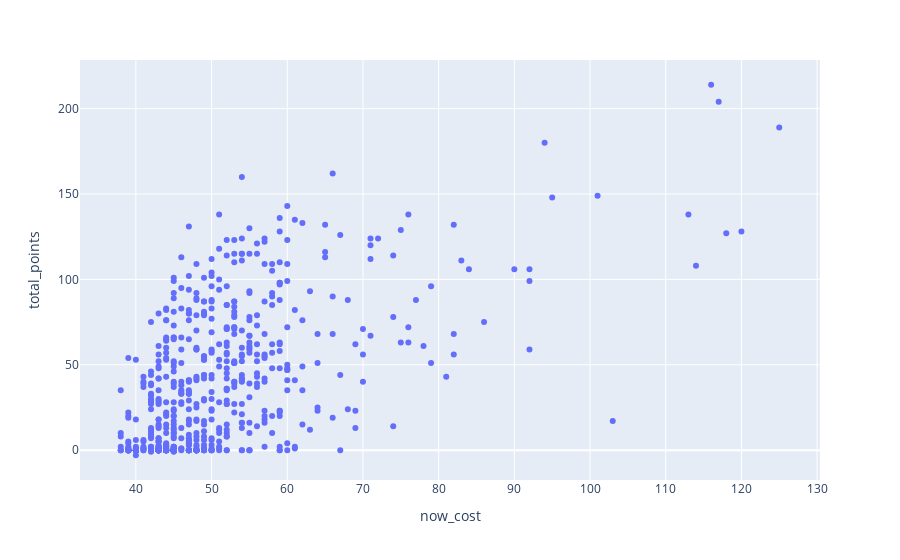
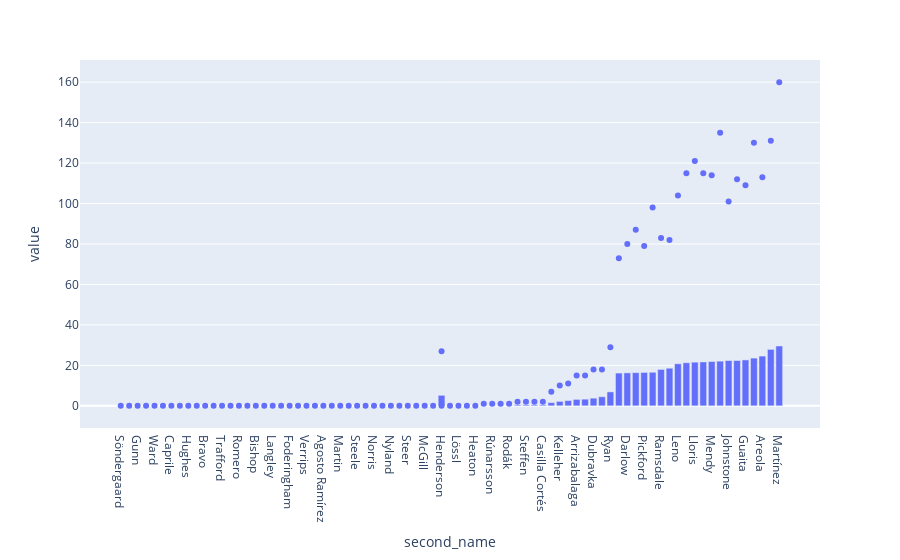
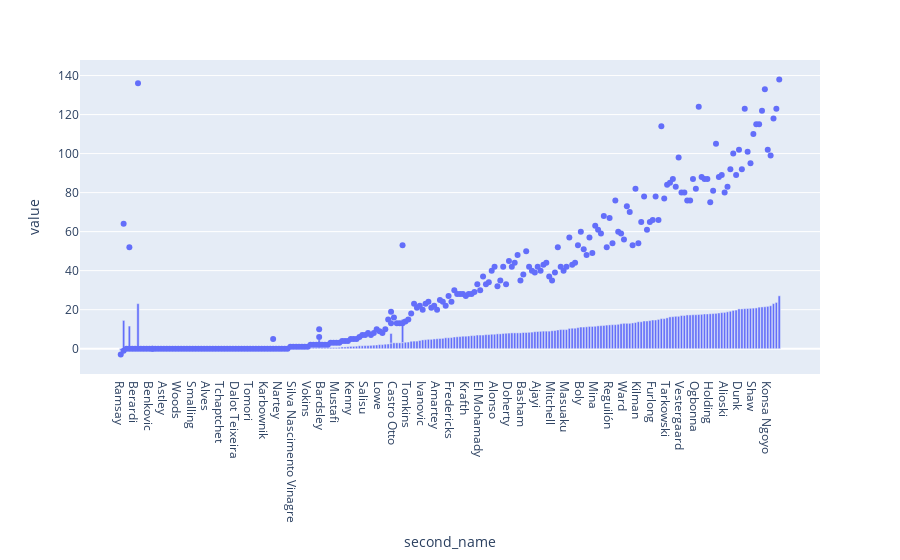
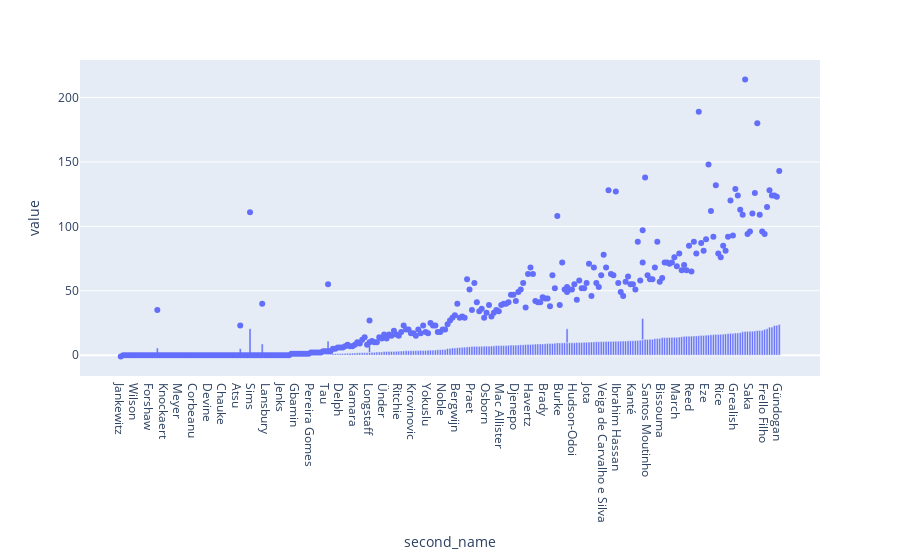

Notebook code cell kept with these figures, in order:
### Code cell
#Code block for grouping data into positional data frames and plotting them for visual analysis 


grouped_se_df = slim_elements_df.groupby(slim_elements_df.position)

df_gk = grouped_se_df.get_group("Goalkeeper").copy()
df_df = grouped_se_df.get_group("Defender").copy()
df_mfd = grouped_se_df.get_group("Midfielder").copy()
df_fwd = grouped_se_df.get_group("Forward").copy()

df_gk.sort_values(['value'],inplace =True)
df_df.sort_values(['value'],inplace =True)
df_mfd.sort_values(['value'],inplace =True)
df_fwd.sort_values(['value'],inplace =True)


fig_ovr_val = px.scatter(slim_elements_df, x="now_cost", y="total_points", hover_data=['second_name'])


fig_gk = px.bar(df_gk, x = 'second_name', y = 'value',hover_data = ['team'])
fig_df = px.bar(df_df, x = 'second_name', y = 'value',hover_data = ['team'])
fig_mfd = px.bar(df_mfd, x = 'second_name', y = 'value',hover_data = ['team'])
fig_fwd = px.bar(df_fwd, x = 'second_name', y = 'value',hover_data = ['team'])

fig_gk_tp = px.scatter(df_gk, x="second_name", y="total_points", hover_data=['now_cost'])
fig_df_tp = px.scatter(df_df, x="second_name", y="total_points", hover_data=['now_cost'])
fig_mfd_tp = px.scatter(df_mfd, x="second_name", y="total_points", hover_data=['now_cost'])
fig_fwd_tp = px.scatter(df_fwd, x="second_name", y="total_points", hover_data=['now_cost'])

fig_gk.add_trace(fig_gk_tp.data[0])
fig_df.add_trace(fig_df_tp.data[0])
fig_mfd.add_trace(fig_mfd_tp.data[0])
fig_fwd.add_trace(fig_fwd_tp.data[0])

fig_ovr_val.show()

fig_gk.show()
fig_df.show()
fig_mfd.show()
fig_fwd.show()

### Figure 1 — Plotly figure (JSON) as saved in the notebook; plotly's stock layout.template omitted (floating-point values rounded to 4 significant figures; data arrays with more than 128 entries replaced by an {"elided": "..."} marker saying what was removed)
{"data": [{"customdata": {"elided": "687x1 str values"}, "hovertemplate": "now_cost=%{x}<br>total_points=%{y}<br>second_name=%{customdata[0]}<extra></extra>", "legendgroup": "", "marker": {"color": "#636efa", "symbol": "circle"}, "mode": "markers", "name": "", "orientation": "v", "showlegend": false, "type": "scatter", "x": {"elided": "687 int values"}, "xaxis": "x", "y": {"elided": "687 int values"}, "yaxis": "y"}], "layout": {"legend": {"tracegroupgap": 0}, "margin": {"t": 60}, "xaxis": {"anchor": "y", "domain": [0, 1], "title": {"text": "now_cost"}}, "yaxis": {"anchor": "x", "domain": [0, 1], "title": {"text": "total_points"}}}}

### Figure 2 — Plotly figure (JSON) as saved in the notebook; plotly's stock layout.template omitted (floating-point values rounded to 4 significant figures)
{"data": [{"alignmentgroup": "True", "customdata": [["Wolves"], ["Fulham"], ["Southampton"], ["West Brom"], ["Leicester"], ["Leeds"], ["Leeds"], ["Wolves"], ["Liverpool"], ["Liverpool"], ["Man City"], ["Spurs"], ["Man City"], ["Man City"], ["Man Utd"], ["Man Utd"], ["Man Utd"], ["Newcastle"], ["Newcastle"], ["Sheffield Utd"], ["Sheffield Utd"], ["Spurs"], ["Sheffield Utd"], ["Southampton"], ["Fulham"], ["Everton"], ["West Ham"], ["Chelsea"], ["Brighton"], ["Burnley"], ["Burnley"], ["Brighton"], ["Aston Villa"], ["West Ham"], ["Aston Villa"], ["West Ham"], ["Brighton"], ["Crystal Palace"], ["Crystal Palace"], ["Crystal Palace"], ["Everton"], ["Arsenal"], ["Aston Villa"], ["Wolves"], ["Arsenal"], ["Chelsea"], ["Fulham"], ["Everton"], ["Man City"], ["West Brom"], ["Leeds"], ["West Ham"], ["Liverpool"], ["Liverpool"], ["Chelsea"], ["Everton"], ["Newcastle"], ["Southampton"], ["Man Utd"], ["Arsenal"], ["Brighton"], ["Newcastle"], ["Man Utd"], ["Everton"], ["Liverpool"], ["Sheffield Utd"], ["Southampton"], ["Arsenal"], ["Leicester"], ["Spurs"], ["Wolves"], ["Chelsea"], ["Man City"], ["West Brom"], ["West Ham"], ["Crystal Palace"], ["Burnley"], ["Fulham"], ["Leeds"], ["Aston Villa"]], "hovertemplate": "second_name=%{x}<br>value=%{y}<br>team=%{customdata[0]}<extra></extra>", "legendgroup": "", "marker": {"color": "#636efa"}, "name": "", "offsetgroup": "", "orientation": "v", "showlegend": false, "textposition": "auto", "type": "bar", "x": ["Söndergaard", "Bettinelli", "Gunn", "Lonergan", "Ward", "Miazek", "Caprile", "Sarkic", "Hughes", "Ojrzynski", "Bravo", "Hart", "Trafford", "Carson", "Romero", "Grant", "Bishop", "Gillespie", "Langley", "Moore", "Foderingham", "Gazzaniga", "Verrips", "Lewis", "Agosto Ramírez", "Tyrer", "Martin", "Ziger", "Steele", "Peacock-Farrell", "Norris", "Walton", "Nyland", "Jimenez Gago", "Steer", "Trott", "McGill", "Hennessey", "Henderson", "Butland", "Lössl", "Macey", "Heaton", "Ruddy", "Rúnarsson", "Caballero", "Rodák", "Virgínia", "Steffen", "Button", "Casilla Cortés", "Randolph", "Kelleher", "San Miguel del Castillo", "Arrizabalaga", "Olsen", "Dubravka", "Forster", "Henderson", "Ryan", "Sánchez", "Darlow", "de Gea", "Pickford", "Ramses Becker", "Ramsdale", "McCarthy", "Leno", "Schmeichel", "Lloris", "dos Santos Patrício", "Mendy", "Santana de Moraes", "Johnstone", "Fabianski", "Guaita", "Pope", "Areola", "Meslier", "Martínez"], "xaxis": "x", "y": [0, 0, 0, 0, 0, 0, 0, 0, 0, 0, 0, 0, 0, 0, 0, 0, 0, 0, 0, 0, 0, 0, 0, 0, 0, 0, 0, 0, 0, 0, 0, 0, 0, 0, 0, 0, 0, 0, 0, 0, 0, 0, 0, 0.2, 0.2, 0.2, 0.2, 0.5, 0.5, 0.5, 0.5, 1.6, 2.2, 2.6, 3.2, 3.3, 3.8, 4.5, 5.2, 6.9, 16.2, 16.3, 16.4, 16.5, 16.6, 18, 18.6, 20.8, 21.3, 21.6, 21.7, 21.9, 22.1, 22.4, 22.4, 22.7, 23.6, 24.6, 27.9, 29.6], "yaxis": "y"}, {"customdata": [[40], [43], [43], [40], [43], [40], [40], [44], [40], [40], [45], [42], [40], [39], [49], [40], [40], [43], [39], [43], [43], [43], [40], [40], [39], [40], [39], [40], [39], [40], [40], [40], [40], [45], [39], [40], [39], [43], [40], [45], [43], [40], [45], [43], [44], [46], [43], [43], [44], [39], [42], [43], [45], [42], [47], [45], [48], [40], [52], [42], [45], [49], [53], [48], [59], [46], [44], [50], [54], [56], [53], [52], [61], [45], [50], [48], [55], [46], [47], [54]], "hovertemplate": "second_name=%{x}<br>total_points=%{y}<br>now_cost=%{customdata[0]}<extra></extra>", "legendgroup": "", "marker": {"color": "#636efa", "symbol": "circle"}, "mode": "markers", "name": "", "orientation": "v", "showlegend": false, "type": "scatter", "x": ["Söndergaard", "Bettinelli", "Gunn", "Lonergan", "Ward", "Miazek", "Caprile", "Sarkic", "Hughes", "Ojrzynski", "Bravo", "Hart", "Trafford", "Carson", "Romero", "Grant", "Bishop", "Gillespie", "Langley", "Moore", "Foderingham", "Gazzaniga", "Verrips", "Lewis", "Agosto Ramírez", "Tyrer", "Martin", "Ziger", "Steele", "Peacock-Farrell", "Norris", "Walton", "Nyland", "Jimenez Gago", "Steer", "Trott", "McGill", "Hennessey", "Henderson", "Butland", "Lössl", "Macey", "Heaton", "Ruddy", "Rúnarsson", "Caballero", "Rodák", "Virgínia", "Steffen", "Button", "Casilla Cortés", "Randolph", "Kelleher", "San Miguel del Castillo", "Arrizabalaga", "Olsen", "Dubravka", "Forster", "Henderson", "Ryan", "Sánchez", "Darlow", "de Gea", "Pickford", "Ramses Becker", "Ramsdale", "McCarthy", "Leno", "Schmeichel", "Lloris", "dos Santos Patrício", "Mendy", "Santana de Moraes", "Johnstone", "Fabianski", "Guaita", "Pope", "Areola", "Meslier", "Martínez"], "xaxis": "x", "y": [0, 0, 0, 0, 0, 0, 0, 0, 0, 0, 0, 0, 0, 0, 0, 0, 0, 0, 0, 0, 0, 0, 0, 0, 0, 0, 0, 0, 0, 0, 0, 0, 0, 0, 0, 0, 0, 0, 0, 0, 0, 0, 0, 1, 1, 1, 1, 2, 2, 2, 2, 7, 10, 11, 15, 15, 18, 18, 27, 29, 73, 80, 87, 79, 98, 83, 82, 104, 115, 121, 115, 114, 135, 101, 112, 109, 130, 113, 131, 160], "yaxis": "y"}], "layout": {"barmode": "relative", "legend": {"tracegroupgap": 0}, "margin": {"t": 60}, "xaxis": {"anchor": "y", "domain": [0, 1], "title": {"text": "second_name"}}, "yaxis": {"anchor": "x", "domain": [0, 1], "title": {"text": "value"}}}}

### Figure 3 — Plotly figure (JSON) as saved in the notebook; plotly's stock layout.template omitted (floating-point values rounded to 4 significant figures; data arrays with more than 128 entries replaced by an {"elided": "..."} marker saying what was removed)
{"data": [{"alignmentgroup": "True", "customdata": {"elided": "239x1 str values"}, "hovertemplate": "second_name=%{x}<br>value=%{y}<br>team=%{customdata[0]}<extra></extra>", "legendgroup": "", "marker": {"color": "#636efa"}, "name": "", "offsetgroup": "", "orientation": "v", "showlegend": false, "textposition": "auto", "type": "bar", "x": {"elided": "239 str values"}, "xaxis": "x", "y": {"elided": "239 float values"}, "yaxis": "y"}, {"customdata": {"elided": "239x1 int values"}, "hovertemplate": "second_name=%{x}<br>total_points=%{y}<br>now_cost=%{customdata[0]}<extra></extra>", "legendgroup": "", "marker": {"color": "#636efa", "symbol": "circle"}, "mode": "markers", "name": "", "orientation": "v", "showlegend": false, "type": "scatter", "x": {"elided": "239 str values"}, "xaxis": "x", "y": {"elided": "239 int values"}, "yaxis": "y"}], "layout": {"barmode": "relative", "legend": {"tracegroupgap": 0}, "margin": {"t": 60}, "xaxis": {"anchor": "y", "domain": [0, 1], "title": {"text": "second_name"}}, "yaxis": {"anchor": "x", "domain": [0, 1], "title": {"text": "value"}}}}

### Figure 4 — Plotly figure (JSON) as saved in the notebook; plotly's stock layout.template omitted (floating-point values rounded to 4 significant figures; data arrays with more than 128 entries replaced by an {"elided": "..."} marker saying what was removed)
{"data": [{"alignmentgroup": "True", "customdata": {"elided": "279x1 str values"}, "hovertemplate": "second_name=%{x}<br>value=%{y}<br>team=%{customdata[0]}<extra></extra>", "legendgroup": "", "marker": {"color": "#636efa"}, "name": "", "offsetgroup": "", "orientation": "v", "showlegend": false, "textposition": "auto", "type": "bar", "x": {"elided": "279 str values"}, "xaxis": "x", "y": {"elided": "279 float values"}, "yaxis": "y"}, {"customdata": {"elided": "279x1 int values"}, "hovertemplate": "second_name=%{x}<br>total_points=%{y}<br>now_cost=%{customdata[0]}<extra></extra>", "legendgroup": "", "marker": {"color": "#636efa", "symbol": "circle"}, "mode": "markers", "name": "", "orientation": "v", "showlegend": false, "type": "scatter", "x": {"elided": "279 str values"}, "xaxis": "x", "y": {"elided": "279 int values"}, "yaxis": "y"}], "layout": {"barmode": "relative", "legend": {"tracegroupgap": 0}, "margin": {"t": 60}, "xaxis": {"anchor": "y", "domain": [0, 1], "title": {"text": "second_name"}}, "yaxis": {"anchor": "x", "domain": [0, 1], "title": {"text": "value"}}}}
